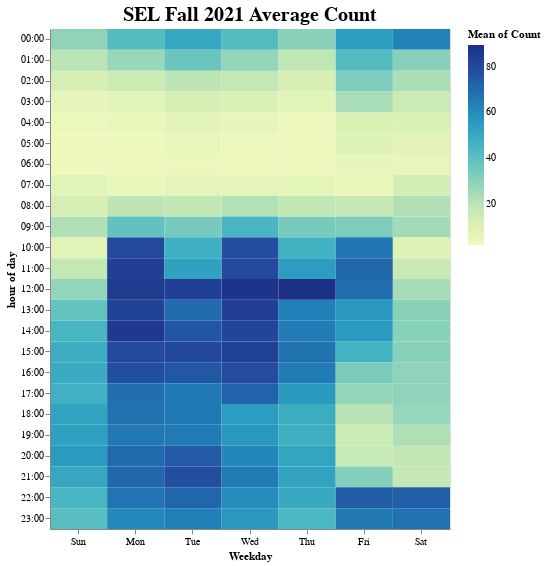

The code cell stored with this chart in its notebook:
### Markdown cell above
### Fall2019 GridHeat Map

you can use your mouse and view additional data by hovering over the graphs.

A [heatmap](https://chartio.com/learn/charts/heatmap-complete-guide/) depicts values for a main variable of interest across two axis variables as a grid of colored squares. The axis variables are divided into ranges like a bar chart or histogram, and each cell’s color indicates the value of the main variable in the corresponding cell range.

### Code cell
fall21HeatMap = alt.Chart(fall19, title='SEL Fall 2021 Average Count').mark_rect().encode(
    alt.X('day(DATE):O',title="Weekday"),
    alt.Y('Time:O', title='hour of day'),
    alt.Color('mean(Count):Q'),
    tooltip=['day(DATE)', 'mean(Count)','Time']
).properties(height=500, width=400).configure_title(fontSize=20)

fall21HeatMap

### Figure 1 — Vega-Lite specification as saved in the notebook (floating-point values rounded to 4 significant figures; data arrays with more than 128 entries replaced by an {"elided": "..."} marker saying what was removed)
{"config": {"view": {"continuousWidth": 400, "continuousHeight": 300}, "title": {"fontSize": 20}}, "data": {"name": "data-692b30e5dffbea32b53a6513bb5a9456"}, "mark": "rect", "encoding": {"color": {"type": "quantitative", "aggregate": "mean", "field": "Count"}, "tooltip": [{"type": "temporal", "field": "DATE", "timeUnit": "day"}, {"type": "nominal", "aggregate": "mean", "field": "Count"}, {"type": "nominal", "field": "Time"}], "x": {"type": "ordinal", "field": "DATE", "timeUnit": "day", "title": "Weekday"}, "y": {"type": "ordinal", "field": "Time", "title": "hour of day"}}, "height": 500, "title": "SEL Fall 2021 Average Count", "width": 400, "$schema": "https://vega.github.io/schema/vega-lite/v4.8.1.json", "datasets": {"data-692b30e5dffbea32b53a6513bb5a9456": {"elided": "3576 records"}}}
